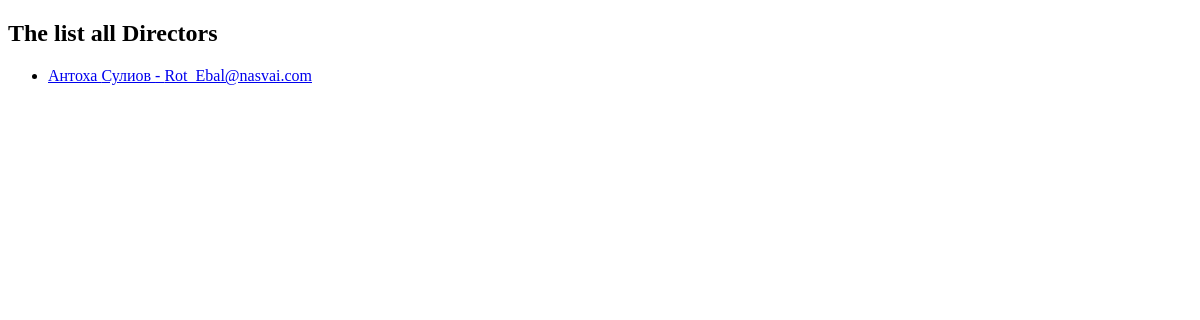
/directors/, run on an earlier commit of the app's database.
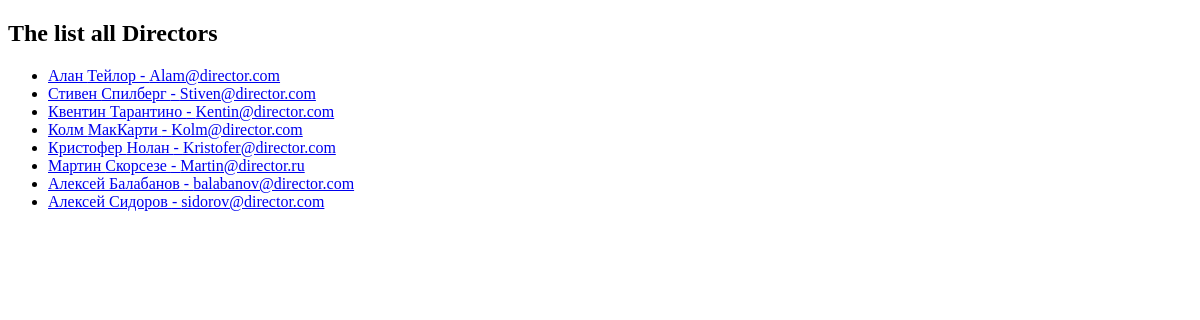
And on a later commit of the database.
### movie_app/models.py (models this page shows, shortened)
class Director(models.Model):
    name_director = models.CharField(max_length=100)
    surname_director = models.CharField(max_length=100)
    director_email = models.EmailField(default='Zalupa@s.gorы')
    slug = models.SlugField(default='', null=False, db_index=True)
    def get_url_director(self):
        return reverse('one_dir', args=[self.id])

### movie_app/views.py (the view)
# urls.py: path('directors/', views.show_all_directors, name='list_directors'),
def show_all_directors(request):
    directors = Director.objects.all()
    for director in directors:
        director.save()
    return render(request, 'movie_app/all_directors.html', {
        'directors': directors,
    })

### movie_app/templates/movie_app/all_directors.html (shortened to what this page needs)
{% extends 'movie_app/base.html' %}
{% block content %}
  <h2> The list all Directors </h2>
  <ul>
      {% for director in directors %}
        <li><a href="{{ director.get_url_director }}">{{director.name_director}} {{director.surname_director}}
             - {{director.director_email}}</a></li>
      {% endfor %}
  </ul>
{% endblock %}

What changed in the data, as far as the page shows it:
removed Director: name_director "Антоха", surname_director "Сулиов", director_email "Rot_Ebal@nasvai.com"
added Director: name_director "Алан", surname_director "Тейлор", director_email "Alam@director.com"
added Director: name_director "Стивен", surname_director "Спилберг", director_email "Stiven@director.com"
added Director: name_director "Квентин", surname_director "Тарантино", director_email "Kentin@director.com"
added Director: name_director "Колм", surname_director "МакКарти", director_email "Kolm@director.com"
added Director: name_director "Кристофер", surname_director "Нолан", director_email "Kristofer@director.com"
added Director: name_director "Мартин", surname_director "Скорсезе", director_email "Martin@director.ru"
added Director: name_director "Алексей", surname_director "Балабанов", director_email "balabanov@director.com"
added Director: name_director "Алексей", surname_director "Сидоров", director_email "sidorov@director.com"
